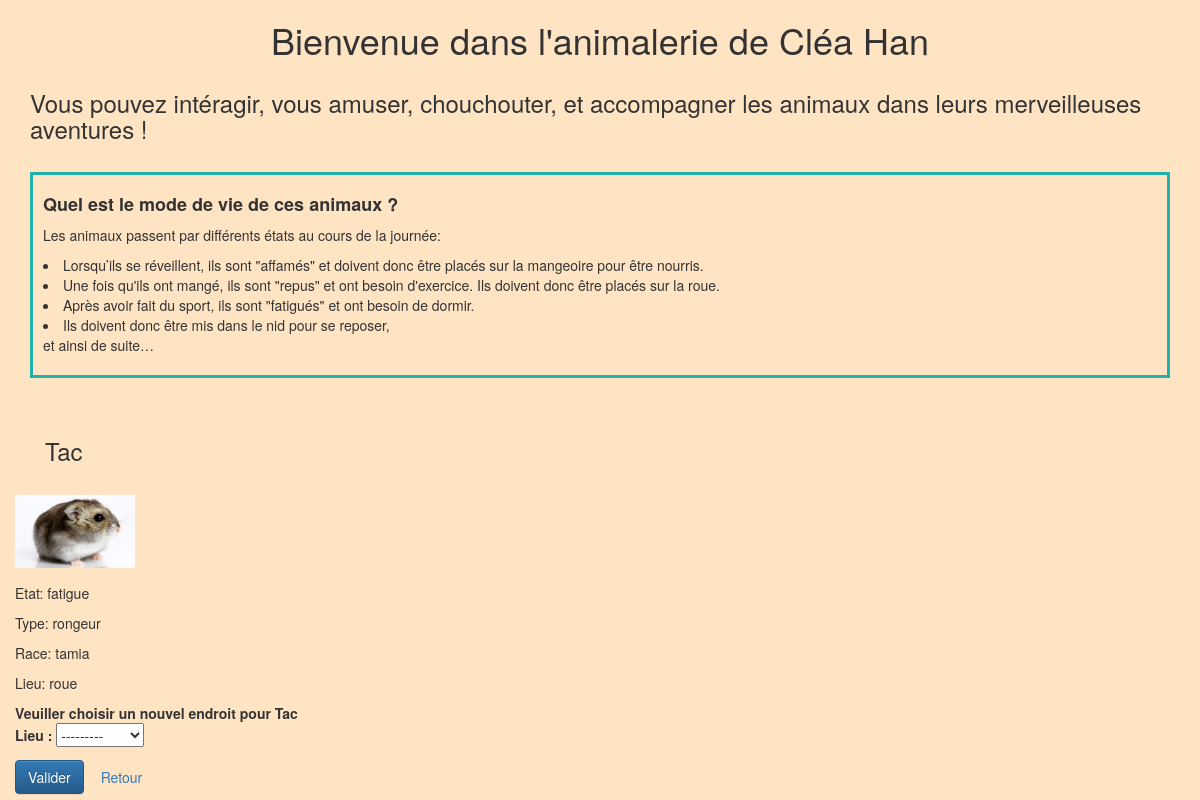
The page /animal/Tac/ on the database its author committed.
### animalerie/models.py (models this page shows, shortened)
class Animal(models.Model):
    id_animal = models.CharField(max_length=100, primary_key=True)
    etat = models.CharField(max_length=20)
    type = models.CharField(max_length=20)
    race = models.CharField(max_length=20)
    photo = models.CharField(max_length=200)
    lieu = models.ForeignKey(Equipement, on_delete=models.CASCADE)

class Equipement(models.Model):
    id_equip = models.CharField(max_length=100, primary_key=True)
    disponibilite = models.CharField(max_length=20)
    photo = models.CharField(max_length=200)
    def __str__(self):
        return self.id_equip

### animalerie/views.py (the view)
# urls.py: path('animal/<str:id_animal>/', views.post_detail, name='post_detail'),
def post_detail(request, id_animal):
    animal = get_object_or_404(Animal, id_animal=id_animal)
    lieu = animal.lieu
    form=MoveForm()
    if request.method == "POST":
        ancien_lieu = get_object_or_404(Equipement, id_equip=animal.lieu.id_equip)
        form = MoveForm(request.POST, instance=animal)
        if form.is_valid():
            form.save(commit=False)
            nouveau_lieu = get_object_or_404(Equipement, id_equip=animal.lieu.id_equip)
            if nouveau_lieu.disponibilite=="libre" and nouveau_lieu.id_equip=="mangeoire" and animal.etat=='affame':
                animal.etat="repus"
                animal.save()
                nouveau_lieu.disponibilite="occupe"
                nouveau_lieu.save()
                messages.add_message(request, messages.SUCCESS, 'Votre animal a bien été déplacé dans la mangeoire !')
            elif nouveau_lieu.disponibilite=="libre" and nouveau_lieu.id_equip=="roue" and animal.etat=='repus':
                ancien_lieu.disponibilite="libre"
                ancien_lieu.save()
                animal.etat="fatigue"
                animal.save()
                nouveau_lieu.disponibilite = "occupe"
                nouveau_lieu.save()
                messages.add_message(request, messages.SUCCESS, 'Votre animal a bien été déplacé dans la roue !')
            elif nouveau_lieu.disponibilite=="libre" and nouveau_lieu.id_equip=="nid" and animal.etat=='fatigue':
                ancien_lieu.disponibilite="libre"
                ancien_lieu.save()
                animal.etat="endormi"
                animal.save()
                nouveau_lieu.disponibilite = "occupe"
                nouveau_lieu.save()
                messages.add_message(request, messages.SUCCESS, 'Votre animal a bien été déplacé dans le nid !')
            elif nouveau_lieu.disponibilite=="libre" and nouveau_lieu.id_equip=="litiere" and animal.etat=='endormi':
                ancien_lieu.disponibilite="libre"
                ancien_lieu.save()
                animal.etat="affame"
                animal.save()
                nouveau_lieu.disponibilite = "libre"
                nouveau_lieu.save()
                messages.add_message(request, messages.SUCCESS, 'Votre animal a bien été déplacé dans la litière !')
            elif nouveau_lieu==ancien_lieu:
                messages.add_message(request, messages.WARNING, 'Votre animal est déjà à cet endroit.')
            else :
                print('message')
                messages.add_message(request, messages.ERROR, 'Désolé, vous ne pouvez pas déplacer cet animal à cet endroit.')
        return redirect('post_detail', id_animal=id_animal)
    else:
        form = MoveForm()
        return render(request,
                  'animalerie/post_detail.html',
                  {'animal': animal, 'lieu': lieu, 'form': form})

### animalerie/forms.py
class MoveForm(forms.ModelForm):
    class Meta:
        model = Animal
        fields = ('lieu',)

### animalerie/templates/animalerie/post_detail.html (shortened to what this page needs)
{% extends 'animalerie/base.html' %}
{% load static %}
{% block content %}
<div class="cards_ani">
    <article class="card">
        <header>
            <h3> {{ animal.id_animal }} </h3>
        </header>
        <img src='../../{{animal.photo}}' style="max-width: 120px; max-height: 100px; margin-bottom: 15px;" alt="Pas d'image"/>
        <p>Etat: {{ animal.etat }}</p>
        <p>Type: {{animal.type}} </p>
        <p>Race: {{animal.race}} </p>
        <p>Lieu: {{ animal.lieu }}</p>
    </article>
</div>
<form method="POST" class="post-form"> {% csrf_token %}
    <b> Veuiller choisir un nouvel endroit pour {{ animal.id_animal }} </b>
    {{ form.as_p }}
    <button type="submit" class="btn btn-primary">Valider</button>
    <a href="{% url 'animal_list' %}" class="btn btn-secondary" role="button">Retour</a>
</form>
</div>
{% endblock %}

### animalerie/static/css/animalerie.css (style rules this page uses)
body { background-color: bisque; }
h3 { margin: 30px; }

### rows shown on the page
Animal: id_animal "Tac", photo (picture), etat "fatigue", type "rongeur", race "tamia", lieu "roue"
